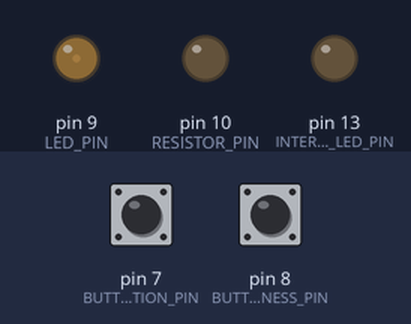
Bench run of a sketch on a simulated Arduino Uno, built with avr-gcc and run on an emulated ATmega328P. Parts: output pins drawn as LEDs (lit = HIGH). The inputs (shaded band) are chosen by the test bench; at power-on: pin 7 (BUTTON_DURATION_PIN) HIGH, pin 8 (BUTTON_BRIGHTNESS_PIN) LOW. What the sketch prints to the serial monitor is not drawn.

Above: at 1.4 s.
1.5 s: pin 7 (BUTTON_DURATION_PIN) pulled LOW for 0.2 s
At 1.85 s:
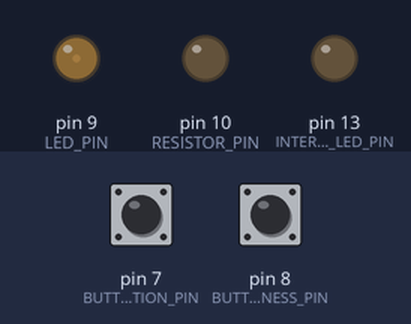
4.7 s: pin 8 (BUTTON_BRIGHTNESS_PIN) pulled HIGH for 1 s
At 6.3 s:
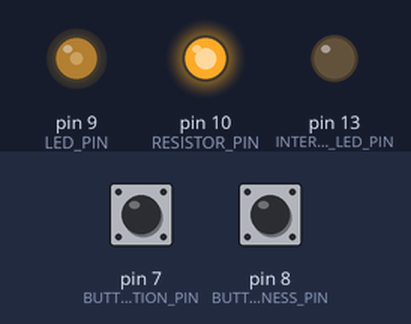
8.7 s: pin 8 (BUTTON_BRIGHTNESS_PIN) pulled HIGH for 3.2 s
At 10.8 s:
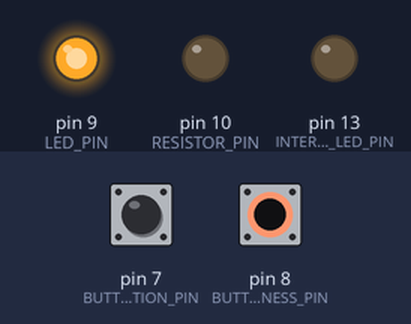
13.4 s: pin 7 (BUTTON_DURATION_PIN) pulled LOW for 1 s
At 16.19 s:
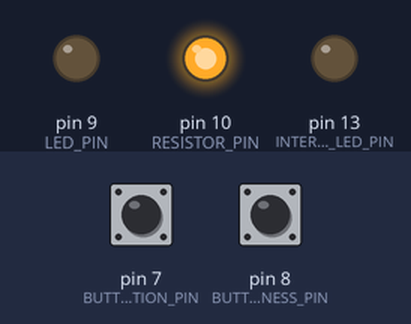
16.4 s: pin 8 (BUTTON_BRIGHTNESS_PIN) pulled HIGH for 0.2 s
At 17.3 s:
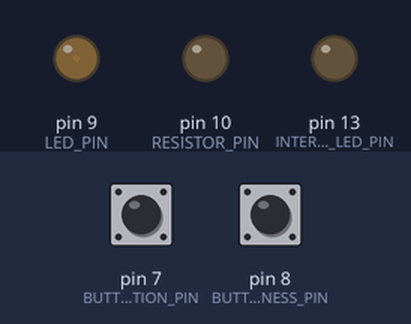
19.6 s: pin 8 (BUTTON_BRIGHTNESS_PIN) pulled HIGH for 3.2 s
At 23.2 s:
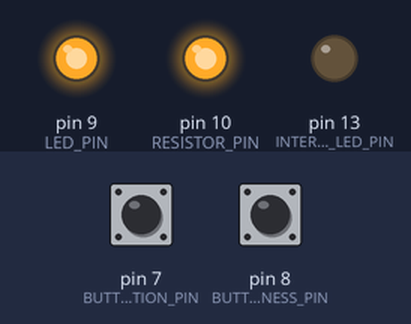
Timing chart, 0 to 25.1 s (numbered marks = the images above; inputs shaded):
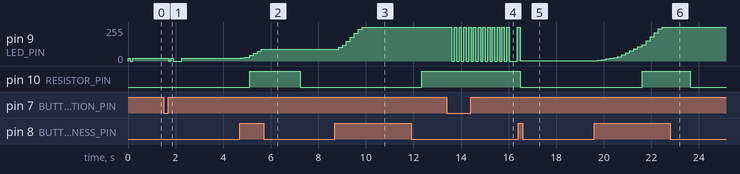

The sketch:

sketch_leds_duration_brightness.ino
```cpp
#define INTERNAL_LED_PIN 13
#define LED_PIN 9
#define RESISTOR_PIN 10

#define BUTTON_DURATION_PIN 7
#define BUTTON_BRIGHTNESS_PIN 8
const int SHORT_PRESS_TIME = 500; // milliseconds
const int LONG_PRESS_TIME  = 1000; // milliseconds
const int RESISTOR_IDDLE = 5000; // milliseconds
const int RESISTOR_RUNNING  = 2000; // milliseconds


// Variables will change:
int lastButtonState = LOW;  // the previous state from the input pin
int currentButtonState;     // the current reading from the input pin
unsigned long pressedTime  = 0;
unsigned long releasedTime = 0;
int currentBrightnessButtonState = LOW;  // current state from the input pin
int lastBrightnessButtonState = LOW;  // the previous state from the input pin

// int pressMax = 30;
// int pressCount = 0;
unsigned long durationMultiplier = 1800000;
unsigned long calculatedDuration = 0;
unsigned long currentMillis=0;
unsigned long maxMillis = 0;
unsigned long initialDuration = 1000;
short initialBrightness = 20;
short minBrightness = 1;
short maxBrightness = 254;
short brightness = initialBrightness;


void setup() {
  pinMode(LED_PIN, OUTPUT);
  pinMode(RESISTOR_PIN, OUTPUT);
  pinMode(BUTTON_DURATION_PIN, INPUT);
  pinMode(BUTTON_BRIGHTNESS_PIN, INPUT);
  pinMode(INTERNAL_LED_PIN, OUTPUT);
  digitalWrite(INTERNAL_LED_PIN, LOW);
  setTimer(initialDuration);
  Serial.begin(9600);        // initialize serial communication

}

void handleResistor(){
  // static int lastState = LOW;  // the previous state from the input pin
  static int currentState = LOW;     // the current reading from the input pin
  static unsigned long runtime  = 0;
  static unsigned long lastMillis  = 0;
  unsigned long ms = millis();

  runtime += ms - lastMillis;
  lastMillis = ms;

  if ( currentState == LOW ) {
    if (runtime >= RESISTOR_IDDLE ){
      currentState = HIGH;
      runtime = 0;
      Serial.print("resistor to HIGH\n");

    }
  } else {
    if (runtime >= RESISTOR_RUNNING ){
      currentState = LOW;
      runtime = 0;
      Serial.print("resistor to LOW\n");
    }
  }
  digitalWrite(RESISTOR_PIN,currentState );
}

void loop() {
   // read the state of the switch/button:
  currentButtonState = digitalRead(BUTTON_DURATION_PIN);
  // ButtonDuration is released
  if(lastButtonState == HIGH && currentButtonState == LOW){
        releasedTime = millis();
    long pressDuration = releasedTime - pressedTime;
    evalPressReverted(pressDuration);
  }
  else if(lastButtonState == LOW && currentButtonState == HIGH) { // Button is pressed
    pressedTime = millis();
  }
  // save the the last state
  lastButtonState = currentButtonState;


  if (millis() < maxMillis) {
    currentBrightnessButtonState = digitalRead(BUTTON_BRIGHTNESS_PIN);
    if(currentBrightnessButtonState) setBrightness();
    // digitalWrite(LED_PIN, HIGH);
    analogWrite(LED_PIN, brightness);
    lastBrightnessButtonState=currentBrightnessButtonState;

  }
  else {
    digitalWrite(LED_PIN, LOW);
  }

  currentMillis=millis();
  log();
  handleResistor();
}


void log(){
  Serial.print("ButtonDuration state ");
  Serial.print(currentButtonState);
  Serial.print(" BrightnessButton state ");
  Serial.print(currentBrightnessButtonState);
  Serial.print(" millis ");
  Serial.print(currentMillis);
  Serial.print(" max millis ");
  Serial.print(maxMillis);
  Serial.print(" calc dur ");
  Serial.print(calculatedDuration);
  Serial.print(" brightness ");
  Serial.print(brightness);
  Serial.print(" from start ");
  Serial.print(millisToTimeString(currentMillis));
  Serial.print(" end ");
  Serial.print(millisToTimeString(maxMillis));
  Serial.print(" till end ");
  Serial.print(millisToTimeString(maxMillis - currentMillis));
  Serial.print("\n");
  delay(1);
}

String millisToTimeString(unsigned long m){
  char ret[128];
  unsigned long seconds=(m/1000)%60;
  unsigned long minutes=(m/60000)%60;
  unsigned long hours=m/3600000;
  sprintf(ret, "%02lu:%02lu:%02lu", hours, minutes, seconds);
  return(ret);
}

void evalPressReverted(long duration){
    if( duration < SHORT_PRESS_TIME ){
      Serial.println("A short press is detected");
      offTimer();
    }
    if( duration > LONG_PRESS_TIME ){
      Serial.println("A long press is detected");
      setTimer(duration);
    }
    delay(250);
}
void setTimer(long duration){
    calculatedDuration += duration/1000;
    maxMillis=millis()+ calculatedDuration*durationMultiplier;
    ledblink(calculatedDuration, 100, LED_PIN);
}


void setBrightness(){
  Serial.print(currentBrightnessButtonState);
  Serial.print(lastBrightnessButtonState);
  Serial.print("\n");
  brightness += 5;
  if (brightness >  32){
    brightness += 10;
  }
  if (brightness >  128){
    brightness += 15;
  }
  // if (brightness <= minBrightness ){
  if (brightness >= maxBrightness ){
    brightness = maxBrightness;
    if (lastBrightnessButtonState!=currentBrightnessButtonState) {
      brightness = minBrightness;
    }
  }
}

// void evalPress(long duration){
//     if( duration < SHORT_PRESS_TIME ){
//       Serial.println("A short press is detected");
//       pressCount++;
//       if(pressCount > pressMax) pressCount=1;
//       updateTimer();
//     }
//     if( duration > LONG_PRESS_TIME ){
//       Serial.println("A long press is detected");
//       offTimer();
//     }
// }

// void updateTimer(){
//      maxMillis=millis()+ pressCount*durationMultiplier;
//      ledblink(pressCount, 100, LED_PIN);
// }

void offTimer(){
    maxMillis=0;
    calculatedDuration =0;
    brightness = initialBrightness;
}

void ledblink(int times, int lengthms, int pinnum){
  for (int x=0; x<times;x++) {
    analogWrite(pinnum, brightness);
    delay (lengthms);
    digitalWrite(pinnum, LOW);
    delay(lengthms);
  }
}
```

Measured:
- after the input at 1.5 s, pin 9 (LED_PIN): 20/255 → 0/255 after 0.20 s, → 20/255 0.10 s later, → 0/255 0.10 s later, → 20/255 0.35 s later
- after the input at 4.7 s, pin 9 (LED_PIN): moves from 20/255 to 90/255 over 0.84 s, starting after 0.07 s
- after the input at 8.7 s, pin 9 (LED_PIN): moves from 90/255 to 254/255 over 0.99 s, starting after 0.15 s
- after the input at 13.4 s, pin 9 (LED_PIN): goes 12 × (0/255 0.10 s, 254/255 0.10 s), 0/255 0.35 s, then 254/255, starting after 0.22 s; pin 10 (RESISTOR_PIN): stays HIGH (without the input it goes to LOW after 1.1 s)
- after the input at 16.4 s, pin 9 (LED_PIN): 254/255 → 1/255 after 0.09 s
- after the input at 19.6 s, pin 9 (LED_PIN): moves from 1/255 to 254/255 over 2.7 s, starting after 0.15 s
